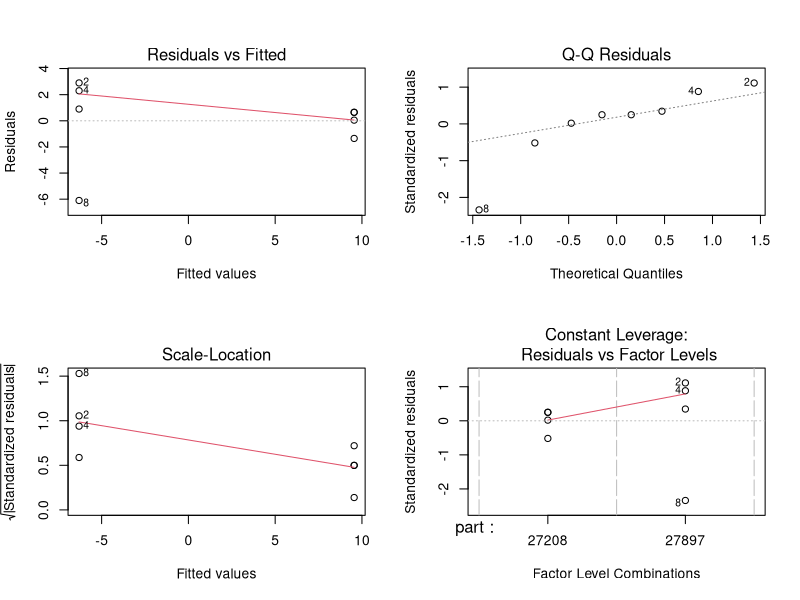

R code for this plot:
# Loading the necessary library
library(ggplot2)

# Importing Datasets
combined_data = read.csv('Data Combined.csv')

(combined_data)

# Fit the linear model
model <- lm(y100 ~ part, data = combined_data)

# Display the summary of the model
summary(model)

residuals <- residuals(model)
std_dev_residuals <- sd(residuals)

# Print the standard deviation of the residuals
print(std_dev_residuals)

# Convert 'part' to a factor
combined_data$part <- as.factor(combined_data$part)

# Create the linear model with an interaction term between 'part' and 'y100'
model <- lm(y100 ~ part + part:y100, data = combined_data)

# Check the summary of the model to see results
summary(model)

combined_data

# Convert 'part' to a factor
combined_data$part <- as.factor(combined_data$part)

# Fit the linear model
model <- lm(y100 ~ part, data = combined_data)

# Summary of the model
summary(model)

# Perform ANOVA
anova(model)

# Diagnostic plots (optional but recommended)
par(mfrow = c(2, 2))
plot(model)

sds <- aggregate(y100 ~ part, data = combined_data, FUN = sd)

print(sds)

# Calculating SD of partnum 27897, with the removal of that outlier

# Assuming 'data' is your dataframe

# Filter out the specific outlier value for part 27897
data_filtered <- combined_data[!(combined_data$part == "27897" & combined_data$y100 == -12.4), ]

# Calculate the new standard deviation for part 27897 without the outlier
new_sd_27897 <- sd(data_filtered$y100[data_filtered$part == "27897"])

# Display the new standard deviation
new_sd_27897

# Calculating Overall Standard Deviation
overall_sd_y100 = sd(combined_data$y100)
overall_sd_y100

filtered_sd_y100 = sd(data_filtered$y100)
filtered_sd_y100

